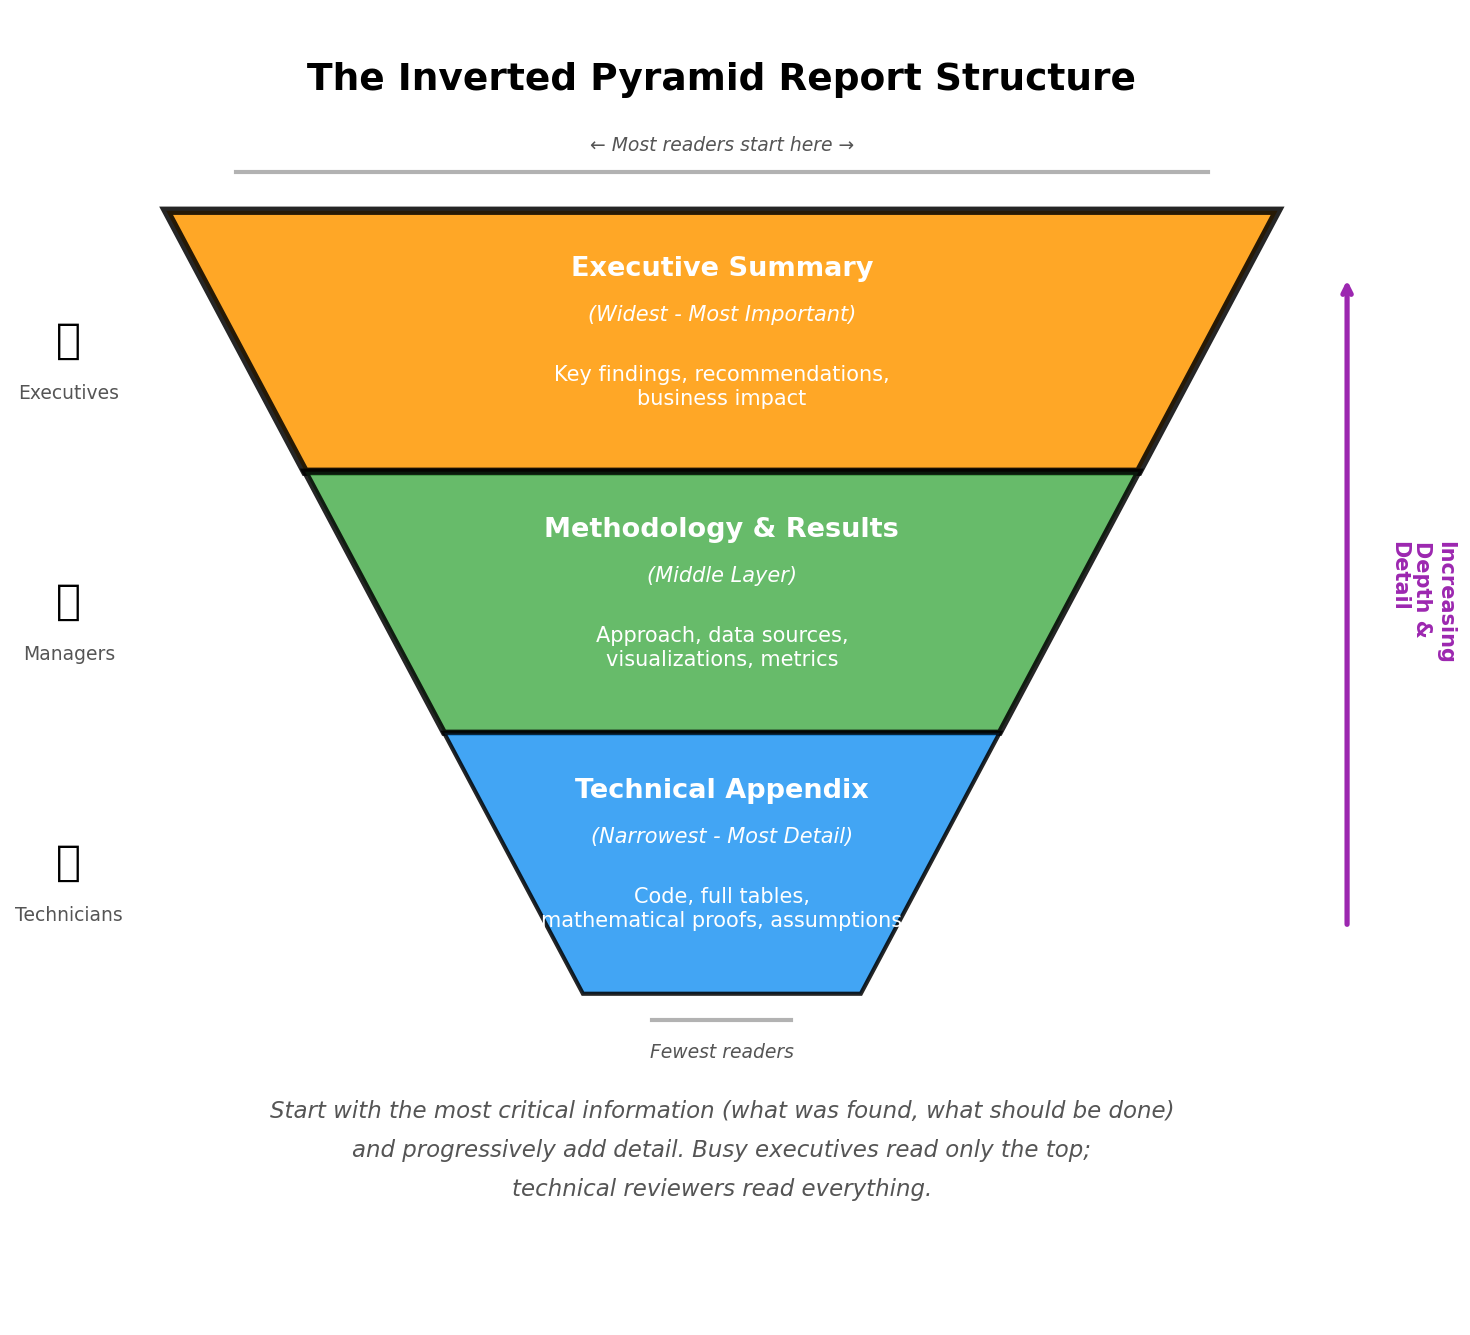

Here is the Python script that generated this plot:
"""
Inverted Pyramid Report Structure Diagram
Educational visualization showing how to structure data science reports
"""

import matplotlib.pyplot as plt
import matplotlib.patches as mpatches
from matplotlib.patches import FancyBboxPatch
import numpy as np

# Set up the figure
fig, ax = plt.subplots(figsize=(10, 9))
ax.set_xlim(0, 10)
ax.set_ylim(0, 10)
ax.axis('off')

# Define colors from the textbook palette
colors = {
    'executive': '#FF9800',       # orange (most important)
    'methodology': '#4CAF50',      # green (middle)
    'technical': '#2196F3'         # blue (detail)
}

# Draw inverted pyramid (trapezoids stacked)
# Each level represents decreasing width (more detail, fewer readers)
levels = [
    {'name': 'Executive Summary', 'color': colors['executive'],
     'points': [(1, 8.5), (9, 8.5), (8, 6.5), (2, 6.5)],
     'subtitle': '(Widest - Most Important)',
     'text': 'Key findings, recommendations,\nbusiness impact',
     'center': (5, 7.5),
     'border_width': 4},
    {'name': 'Methodology & Results', 'color': colors['methodology'],
     'points': [(2, 6.5), (8, 6.5), (7, 4.5), (3, 4.5)],
     'subtitle': '(Middle Layer)',
     'text': 'Approach, data sources,\nvisualizations, metrics',
     'center': (5, 5.5),
     'border_width': 3},
    {'name': 'Technical Appendix', 'color': colors['technical'],
     'points': [(3, 4.5), (7, 4.5), (6, 2.5), (4, 2.5)],
     'subtitle': '(Narrowest - Most Detail)',
     'text': 'Code, full tables,\nmathematical proofs, assumptions',
     'center': (5, 3.5),
     'border_width': 2}
]

# Draw each level
for level in levels:
    polygon = mpatches.Polygon(level['points'], closed=True,
                               facecolor=level['color'],
                               edgecolor='black',
                               linewidth=level['border_width'],
                               alpha=0.85)
    ax.add_patch(polygon)

    # Add title text (bold)
    ax.text(level['center'][0], level['center'][1] + 0.55, level['name'],
            ha='center', va='center', fontsize=13, fontweight='bold',
            color='white', zorder=10)

    # Add subtitle
    ax.text(level['center'][0], level['center'][1] + 0.2, level['subtitle'],
            ha='center', va='center', fontsize=10,
            color='white', zorder=10, style='italic')

    # Add description text
    ax.text(level['center'][0], level['center'][1] - 0.35, level['text'],
            ha='center', va='center', fontsize=10,
            color='white', zorder=10, multialignment='center')

# Add title
ax.text(5, 9.5, 'The Inverted Pyramid Report Structure',
        ha='center', va='center', fontsize=18, fontweight='bold')

# Add explanation at bottom
explanation_text = [
    'Start with the most critical information (what was found, what should be done)',
    'and progressively add detail. Busy executives read only the top;',
    'technical reviewers read everything.'
]
y_pos = 1.6
for line in explanation_text:
    ax.text(5, y_pos, line,
            ha='center', va='center', fontsize=11, style='italic', color='#555555')
    y_pos -= 0.3

# Add side annotations with icons/markers
# Left side: Audience markers
ax.text(0.3, 7.5, '📊', ha='center', va='center', fontsize=20)
ax.text(0.3, 7.1, 'Executives', ha='center', va='center',
        fontsize=9, color='#555555', rotation=0)

ax.text(0.3, 5.5, '👥', ha='center', va='center', fontsize=20)
ax.text(0.3, 5.1, 'Managers', ha='center', va='center',
        fontsize=9, color='#555555', rotation=0)

ax.text(0.3, 3.5, '🔬', ha='center', va='center', fontsize=20)
ax.text(0.3, 3.1, 'Technicians', ha='center', va='center',
        fontsize=9, color='#555555', rotation=0)

# Right side: Reading depth arrow
ax.annotate('', xy=(9.5, 8), xytext=(9.5, 3),
            arrowprops=dict(arrowstyle='->', lw=2.5, color='#9C27B0'))
ax.text(9.8, 5.5, 'Increasing\nDepth &\nDetail', ha='left', va='center',
        fontsize=10, color='#9C27B0', fontweight='bold', rotation=-90)

# Add reading pattern markers
# Top: Most readers
ax.plot([1.5, 8.5], [8.8, 8.8], 'k-', linewidth=2, alpha=0.3)
ax.text(5, 9, '← Most readers start here →', ha='center', va='center',
        fontsize=9, color='#555555', style='italic')

# Bottom: Fewest readers
ax.plot([4.5, 5.5], [2.3, 2.3], 'k-', linewidth=2, alpha=0.3)
ax.text(5, 2.05, 'Fewest readers', ha='center', va='center',
        fontsize=9, color='#555555', style='italic')

plt.tight_layout()
plt.savefig('/home/chirag/ds-book/book/course-11-ethics-comms/ch42-communication/diagrams/inverted_pyramid.png',
            dpi=150, bbox_inches='tight', facecolor='white')
print("✓ Inverted pyramid diagram saved")
plt.close()
